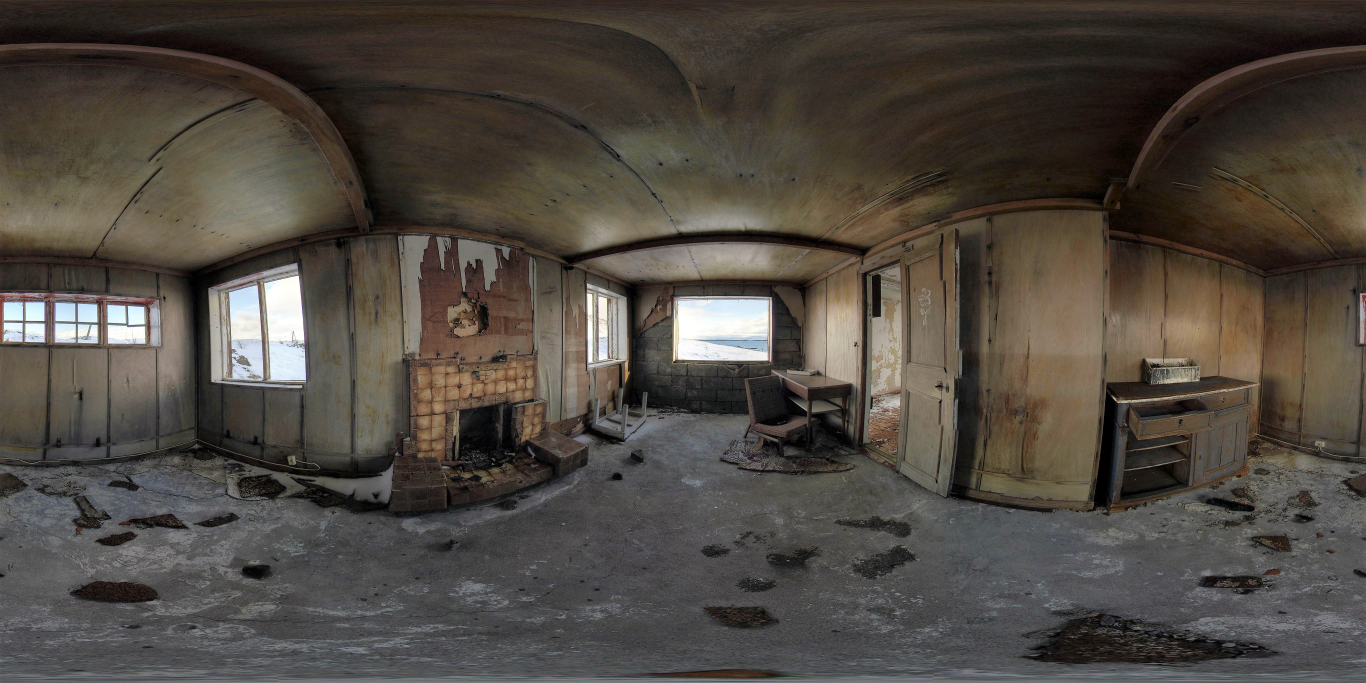
//> input picture 360.jpg, 4096 x 2048 px (shown at 1/3 size)
$ ./vec-360d   (built with g++ and OpenCV 4)
//> lines starting //> are read from the running program, lines starting //| are printed output that depends on the picture
### vec-360d.h
#define _USE_MATH_DEFINES
#include <cmath>
#include <iostream>
#include <opencv2/highgui.hpp>
#include <opencv2/core/core.hpp>

#include <vector>
#include <type_traits>
#include <iterator>
#include <tuple>
#include <vector>
#include <stdexcept>
#include <algorithm>
#include <cassert>

#define TYPE_VAR float

class NFOV
{
public:
    NFOV(int height, int width);
    void set_screen_points(int height, int width);
    void calcSphericaltoGnomonic(cv::Point_<TYPE_VAR> center_point);
    void bilinear_interpolation(cv::Mat &frame, cv::Mat &result);

private:
    int height, width;
    cv::Point_<TYPE_VAR> FOV = cv::Point_<TYPE_VAR>(0.45, 0.45);
    TYPE_VAR sin_cp_y, cos_cp_y;
    cv::Point_<TYPE_VAR> cp;
    std::vector<TYPE_VAR> xx, yy, x, y, rou;
    std::vector<TYPE_VAR> c, sin_c, cos_c;
    std::vector<TYPE_VAR> Lat, Lon;
};

namespace np
{
    template <typename it, typename T>
    void linspace(it start_in, it end_in, int num_in, std::vector<T> &out);

    template <typename T>
    void meshgrid(std::vector<T> &xgv, std::vector<T> &ygv, std::vector<T> &X, std::vector<T> &Y);

    template <typename T>
    void mul(std::vector<T> &result, std::vector<T> &X, T Y = 1, T Z = 0);

    template <typename T>
    void mul(std::vector<T> &result, std::vector<T> &X, std::vector<T> &Y, T Z = 0);

    template <typename T>
    void div(std::vector<T> &result, std::vector<T> &X, std::vector<T> &Y, T Z = 0);

    template <typename T>
    void add(std::vector<T> &result, std::vector<T> &X, std::vector<T> &Y, T Z = 0);

    template <typename T>
    void add(std::vector<T> &result, std::vector<T> &X, T Y, T Z = 0);

    template <typename T>
    void sub(std::vector<T> &result, std::vector<T> &X, std::vector<T> &Y, T Z = 0);

    template <typename T1, typename T2, typename T3>
    void sub(std::vector<T1> &result, std::vector<T2> &X, std::vector<T3> &Y);

    template <typename T>
    void pow(std::vector<T> &result, std::vector<T> &base, int exp);

    template <typename T>
    void sqrt(std::vector<T> &result, std::vector<T> &X);

    template <typename T>
    void op2(std::vector<T> &result, std::vector<T> &X, TYPE_VAR (*func)(TYPE_VAR));

    template <typename T>
    void atan(std::vector<T> &result, std::vector<T> &X);

    template <typename T>
    void atan2(std::vector<T> &result, std::vector<T> &Y, std::vector<T> &X);

    template <typename T>
    void asin(std::vector<T> &result, std::vector<T> &X);

    template <typename T>
    void acos(std::vector<T> &result, std::vector<T> &X);

    template <typename T>
    void op(std::vector<T> &result, std::vector<T> &X, TYPE_VAR (*func)(TYPE_VAR));

    template <typename T>
    void sin(std::vector<T> &result, std::vector<T> &X);

    template <typename T>
    void cos(std::vector<T> &result, std::vector<T> &X);

    template <typename T>
    void tan(std::vector<T> &result, std::vector<T> &X);

    template <typename T, typename T2>
    void cast(std::vector<T2> &result, std::vector<T> &X);

    template <typename T>
    void mod_1(std::vector<T> &result, std::vector<T> &X);

    template <typename T>
    void take(std::vector<cv::Vec3f> &result, cv::Mat &img, std::vector<T> &Idx);

    template <typename T>
    void floor(std::vector<T> &result, std::vector<T> &X);

    template <typename T>
    void round(std::vector<T> &result, std::vector<T> &X);
}

template <typename it, typename T>
void np::linspace(it start_in, it end_in, int num_in, std::vector<T> &out)
{
    out.clear();

    T start = static_cast<T>(start_in);
    T end = static_cast<T>(end_in);
    T num = static_cast<T>(num_in);

    if (num == 0)
    {
    }
    if (num == 1)
    {
        out.push_back(start);
    }

    T delta = (end - start) / (num - 1);
    for (int i = 0; i < num - 1; ++i)
    {
        out.push_back(start + delta * i);
    }
    out.push_back(end); // I want to ensure that start and end
                        // are exactly the same as the input
}

template <typename T>
void np::meshgrid(std::vector<T> &xgv, std::vector<T> &ygv, std::vector<T> &X, std::vector<T> &Y)
{
    cv::Mat_<TYPE_VAR> _xgv = cv::Mat_<TYPE_VAR>(xgv).reshape(1, 1);
    cv::Mat_<TYPE_VAR> _ygv = cv::Mat_<TYPE_VAR>(ygv).reshape(1, 1);
    cv::Mat_<TYPE_VAR> X_mat1f, Y_mat1f;
    cv::repeat(_xgv, _ygv.total(), 1, X_mat1f);
    X_mat1f = X_mat1f.reshape(1, 1);
    cv::repeat(_ygv.t(), 1, _xgv.total(), Y_mat1f);
    Y_mat1f = Y_mat1f.reshape(1, 1);
    cv::Mat_<TYPE_VAR>::iterator x_iter = X_mat1f.begin();
    cv::Mat_<TYPE_VAR>::iterator y_iter = Y_mat1f.begin();
    X.clear();
    Y.clear();
    while ((x_iter != X_mat1f.end()) && (y_iter != Y_mat1f.end()))
    {
        X.push_back(*x_iter);
        Y.push_back(*y_iter);
        x_iter++;
        y_iter++;
    }
}

template <typename T>
void np::mul(std::vector<T> &result, std::vector<T> &X, T Y, T Z)
{
    if (&result == &X)
    {
        for (typename std::vector<T>::iterator iter = X.begin(); iter != X.end(); iter++)
            *iter = *iter * Y + Z;
    }
    else
    {
        result.clear();
        for (typename std::vector<T>::iterator iter = X.begin(); iter != X.end(); iter++)
            result.push_back(*iter * Y + Z);
    }
}

template <typename T>
void np::mul(std::vector<T> &result, std::vector<T> &X, std::vector<T> &Y, T Z)
{
    assert(X.size() == Y.size());
    typename std::vector<T>::iterator x_iter = X.begin();
    typename std::vector<T>::iterator y_iter = Y.begin();
    if (&result == &X)
    {
        while ((x_iter != X.end()) && (y_iter != Y.end()))
        {
            *x_iter = *x_iter * *y_iter + Z;
            x_iter++;
            y_iter++;
        }
    }
    else
    {
        result.clear();
        while ((x_iter != X.end()) && (y_iter != Y.end()))
        {
            result.push_back(*x_iter * *y_iter + Z);
            x_iter++;
            y_iter++;
        }
    }
}

template <typename T>
void np::div(std::vector<T> &result, std::vector<T> &X, std::vector<T> &Y, T Z)
{
    assert(X.size() == Y.size());
    typename std::vector<T>::iterator x_iter = X.begin();
    typename std::vector<T>::iterator y_iter = Y.begin();
    if (&result == &X)
    {
        while ((x_iter != X.end()) && (y_iter != Y.end()))
        {
            assert(*y_iter != 0);
            *x_iter = *x_iter / *y_iter + Z;
            x_iter++;
            y_iter++;
        }
    }
    else
    {
        result.clear();
        while ((x_iter != X.end()) && (y_iter != Y.end()))
        {
            assert(*y_iter != 0);
            result.push_back(*x_iter / *y_iter + Z);
            x_iter++;
            y_iter++;
        }
    }
}

template <typename T>
void np::add(std::vector<T> &result, std::vector<T> &X, std::vector<T> &Y, T Z)
{
    assert(X.size() == Y.size());
    typename std::vector<T>::iterator x_iter = X.begin();
    typename std::vector<T>::iterator y_iter = Y.begin();
    if (&result == &X)
    {
        while ((x_iter != X.end()) && (y_iter != Y.end()))
        {
            *x_iter = *x_iter + *y_iter + Z;
            x_iter++;
            y_iter++;
        }
    }
    else
    {
        result.clear();

        while ((x_iter != X.end()) && (y_iter != Y.end()))
        {
            result.push_back(*x_iter + *y_iter + Z);
            x_iter++;
            y_iter++;
        }
    }
}

template <typename T>
void np::add(std::vector<T> &result, std::vector<T> &X, T Y, T Z)
{
    typename std::vector<T>::iterator x_iter = X.begin();
    if (&result == &X)
    {
        while (x_iter != X.end())
        {
            *x_iter = *x_iter + Y + Z;
            x_iter++;
        }
    }
    else
    {
        result.clear();
        while (x_iter != X.end())
        {
            result.push_back(*x_iter + Y + Z);
            x_iter++;
        }
    }
}

template <typename T1, typename T2, typename T3>
void np::sub(std::vector<T1> &result, std::vector<T2> &X, std::vector<T3> &Y)
{
    assert(X.size() == Y.size());
    typename std::vector<T2>::iterator x_iter = X.begin();
    typename std::vector<T3>::iterator y_iter = Y.begin();
    result.clear();
    while ((x_iter != X.end()) && (y_iter != Y.end()))
    {
        // std::cout << "x_iter\t" << static_cast<T1>(*x_iter) << "\ty_iter\t" << static_cast<T2>(*y_iter) << std::endl;
        result.push_back(static_cast<T1>(*x_iter) - static_cast<T1>(*y_iter));
        x_iter++;
        y_iter++;
    }
}

template <typename T>
void np::pow(std::vector<T> &result, std::vector<T> &X, int exp)
{
    if (&result == &X)
    {
        for (typename std::vector<T>::iterator iter = X.begin(); iter != X.end(); iter++)
        {
            *iter = static_cast<T>(std::pow(*iter, exp));
        }
    }
    else
    {
        result.clear();
        for (typename std::vector<T>::iterator iter = X.begin(); iter != X.end(); iter++)
        {
            result.push_back(static_cast<T>(std::pow(*iter, exp)));
        }
    }
}

template <typename T>
void np::sqrt(std::vector<T> &result, std::vector<T> &X)
{
    if (&result == &X)
    {
        for (typename std::vector<T>::iterator iter = X.begin(); iter != X.end(); iter++)
        {
            assert(*iter >= 0);
            *iter = static_cast<T>(std::sqrt(*iter));
        }
    }
    else
    {
        result.clear();
        for (typename std::vector<T>::iterator iter = X.begin(); iter != X.end(); iter++)
        {
            assert(*iter >= 0);
            result.push_back(static_cast<T>(std::sqrt(*iter)));
        }
    }
}

template <typename T>
void np::op2(std::vector<T> &result, std::vector<T> &X, TYPE_VAR (*func)(TYPE_VAR))
{
    if (&result == &X)
    {
        for (typename std::vector<T>::iterator iter = X.begin(); iter != X.end(); iter++)
        {
            assert((*iter <= 1) && (*iter >= -1));
            *iter = static_cast<T>(func(*iter));
        }
    }
    else
    {
        result.clear();
        for (typename std::vector<T>::iterator iter = X.begin(); iter != X.end(); iter++)
        {
            assert((*iter <= 1) && (*iter >= -1));
            result.push_back(static_cast<T>(func(*iter)));
        }
    }
}

template <typename T>
void np::atan(std::vector<T> &result, std::vector<T> &X)
{
    np::op<TYPE_VAR>(result, X, &std::atan);
}

template <typename T>
void np::atan2(std::vector<T> &result, std::vector<T> &Y, std::vector<T> &X)
{
    assert(X.size() == Y.size());
    typename std::vector<T>::iterator x_iter = X.begin();
    typename std::vector<T>::iterator y_iter = Y.begin();
    if (&result == &Y)
    {
        while ((x_iter != X.end()) && (y_iter != Y.end()))
        {
            *y_iter = static_cast<T>(std::atan2(*y_iter, *x_iter));
            x_iter++;
            y_iter++;
        }
    }
    else
    {
        result.clear();
        while ((x_iter != X.end()) && (y_iter != Y.end()))
        {
            assert(*x_iter != 0);
            result.push_back(static_cast<T>(std::atan2(*y_iter, *x_iter)));
            x_iter++;
            y_iter++;
        }
    }
}

template <typename T>
void np::asin(std::vector<T> &result, std::vector<T> &X)
{
    np::op2<TYPE_VAR>(result, X, &std::asin);
}

template <typename T>
// [4 lines left out: function acos, not called in this run]

template <typename T>
void np::op(std::vector<T> &result, std::vector<T> &X, TYPE_VAR (*func)(TYPE_VAR))
{
    if (&result == &X)
    {
        for (typename std::vector<T>::iterator iter = X.begin(); iter != X.end(); iter++)
        {
            *iter = static_cast<T>(func(*iter));
        }
    }
    else
    {
        result.clear();
        for (typename std::vector<T>::iterator iter = X.begin(); iter != X.end(); iter++)
        {
            result.push_back(static_cast<T>(func(*iter)));
        }
    }
}

template <typename T>
void np::sin(std::vector<T> &result, std::vector<T> &X)
{
    np::op<TYPE_VAR>(result, X, &std::sin);
}

template <typename T>
void np::cos(std::vector<T> &result, std::vector<T> &X)
{
    np::op<TYPE_VAR>(result, X, &std::cos);
}

template <typename T>
// [4 lines left out: function tan, not called in this run]

template <typename T, typename T2>
void np::cast(std::vector<T2> &result, std::vector<T> &X)
{
    result.clear();
    for (typename std::vector<T>::iterator iter = X.begin(); iter != X.end(); iter++)
    {
        result.push_back(static_cast<T2>(*iter));
    }
}

template <typename T>
void np::mod_1(std::vector<T> &result, std::vector<T> &X)
{
    if (&result == &X)
    {
        for (typename std::vector<T>::iterator iter = X.begin(); iter != X.end(); iter++)
        {
            *iter = static_cast<T>(*iter < 0 ? 1 + *iter : *iter);
        }
    }
    else
    {
        result.clear();
        for (typename std::vector<T>::iterator iter = X.begin(); iter != X.end(); iter++)
        {
            result.push_back(static_cast<T>(*iter < 0 ? 1 + *iter : *iter));
        }
    }
}

template <typename T>
void np::take(std::vector<cv::Vec3f> &result, cv::Mat &img, std::vector<T> &Idx)
{
    result.clear();
    cv::Mat temp;
    img.convertTo(temp, CV_32FC3);
    for (typename std::vector<T>::iterator iter = Idx.begin(); iter != Idx.end(); iter++)
    {
        result.push_back(temp.at<cv::Vec3f>(0, *iter));
    }
}

template <typename T>
void np::floor(std::vector<T> &result, std::vector<T> &X)
{
    np::op(result, X, &std::floor);
}

template <typename T>
// [4 lines left out: function round, not called in this run]

### vec-360d.cpp
#include "vec-360d.h"

template <typename T>
void print(std::vector<T> v, std::string s = "");

template <typename T>
void print(std::vector<T> v, std::string s)
{
    cv::Mat_<T> V = cv::Mat_<T>(v).reshape(1, 1);
    std::cout << s << "\t" << V << std::endl;
}

cv::Point_<TYPE_VAR> cp = cv::Point_<TYPE_VAR>(0., 0.);
cv::Point_<int> point = cv::Point_<int>(0, 0);
cv::Point_<TYPE_VAR> delta_position = cv::Point_<TYPE_VAR>(0., 0.);
bool pressed = false;

using namespace std;

struct shape
{
    int H, W, C;
};

void callback(int event, int x, int y, int, void *param)
{
    if (event == cv::EVENT_MOUSEMOVE) //finding first corner
    {
        shape *_shape = (shape *)param;
        // std::cout << "H : " << _shape->H << "  "
        //           << "W : " << _shape->W << "  "
        //           << "C : " << _shape->C << "  "
        //           << cv::Point_<int>(x, y) << std::endl;
        if (pressed)
        {
            // shape *_shape = (shape *)param;
            cp = cv::Point_<TYPE_VAR>(cp.x + static_cast<TYPE_VAR>(point.x - x) / static_cast<TYPE_VAR>(_shape->W), cp.y + static_cast<TYPE_VAR>(point.y - y) / static_cast<TYPE_VAR>(_shape->H));
            point = cv::Point_<int>(x, y);
        }
    }
    if (event == cv::EVENT_LBUTTONDOWN)
    {
        pressed = true;
        point = cv::Point_<int>(x, y);
    }

    else if (event == cv::EVENT_LBUTTONUP) //tracking mouse movement
    {
        pressed = false;
    }
}

int main()
{
    cv::Mat img_display;
    cv::Mat img = cv::imread(std::string("360.jpg"));
//> img is the input picture: 2048 rows x 4096 cols, CV_8UC3; mean B, G, R 65, 72.2, 78.6
    img.copyTo(img_display);
    cv::Mat temp;
    img.convertTo(temp, CV_32FC3);
    shape *_shape = new shape();
    _shape->H = img.rows;
    _shape->W = img.cols;
    _shape->C = img.channels();

    cv::namedWindow("A");
    cv::setMouseCallback("A", callback, (void *)_shape);
    // NFOV nfov = NFOV(3, 4);
    NFOV nfov = NFOV(400, 800);
    while (true)
    {
        // nfov.calcSphericaltoGnomonic(cv::Point2f(0.2, 0.9));
        std::cout << "cp  " << cp << std::endl;
        nfov.calcSphericaltoGnomonic(cp);
        nfov.bilinear_interpolation(img, img_display);
//> after the loop in take, `for (typename std::vector<T>::iterator iter = Idx.begin(); iter != Idx..`: result = 320000 items
//> the loop in bilinear_interpolation, `while (A_iter != A.end())` made 320000 passes
//> (AA, BB, CC, DD) on passes 1 to 3: ([6.67, 10.56, 12.05], [2.45, 3.84, 4.37], [20.96, 31.44, 35.86], [7.68, 11.42, 13]), ([11.86, 17.19, 20.45], [21.92, 34.7, 39.57], [1.09, 1.71, 2.05], [2.42, 3.63, 4.14]), ([20.67, 31, 36.69], [1.58, 2.49, 2.99], [16.11, 23.36, 27.79], [1.27, 2.01, 2.29])
//> after the loop in bilinear_interpolation, `while (A_iter != A.end())`: cnt = 320000
//> in bilinear_interpolation, `temp = temp.reshape(3, this->height);`:
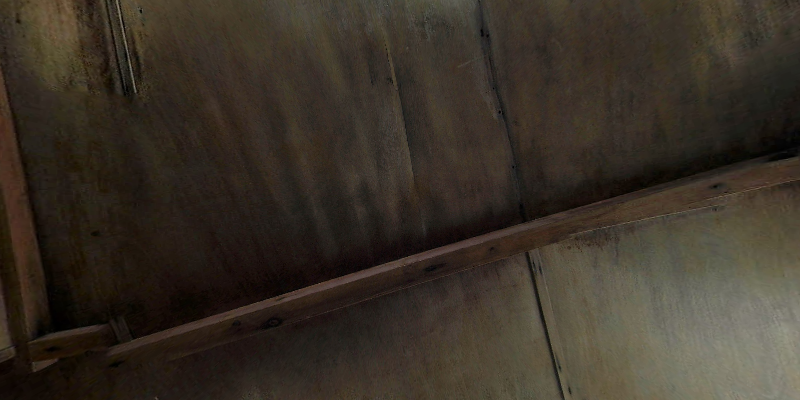
//> temp: 400 rows x 800 cols, CV_32FC3; mean B, G, R 39.8, 50, 58.2

        cv::imshow("A", img_display);

        unsigned char k = uchar(cv::waitKey(1));
//> the Esc key is pressed
        if (k == 27)
            break;
    }
    return 0;
}

NFOV::NFOV(int height, int width)
{
    this->set_screen_points(height, width);
}

void NFOV::set_screen_points(int height, int width)
{
    this->height = height;
    this->width = width;

    std::vector<TYPE_VAR> xx_lin, yy_lin;
    np::linspace<TYPE_VAR, TYPE_VAR>(0, 1, this->width, xx_lin);
    np::linspace<TYPE_VAR, TYPE_VAR>(0, 1, this->height, yy_lin);

    np::mul<TYPE_VAR>(xx_lin, xx_lin, 2, -1);
    np::mul<TYPE_VAR>(yy_lin, yy_lin, 2, -1);

    np::mul<TYPE_VAR>(xx_lin, xx_lin, M_PI * this->FOV.x);
    np::mul<TYPE_VAR>(yy_lin, yy_lin, M_PI_2 * this->FOV.y);

    np::meshgrid<TYPE_VAR>(xx_lin, yy_lin, this->xx, this->yy);
    std::vector<TYPE_VAR> xx_square_2, yy_square_2;
    np::pow<TYPE_VAR>(xx_square_2, this->xx, 2);
    np::pow<TYPE_VAR>(yy_square_2, this->yy, 2);
    np::add<TYPE_VAR>(this->rou, xx_square_2, yy_square_2);
    np::sqrt<TYPE_VAR>(this->rou, this->rou);

    np::atan<TYPE_VAR>(this->c, this->rou);
    np::sin<TYPE_VAR>(this->sin_c, this->c);
    np::cos<TYPE_VAR>(this->cos_c, this->c);
}

void NFOV::calcSphericaltoGnomonic(cv::Point_<TYPE_VAR> center_point)
{
    this->cp = cv::Point_<TYPE_VAR>((center_point.x * 2 - 1) * M_PI, (center_point.y * 2 - 1) * M_PI_2);
    // cout << this->cp << endl;

    this->sin_cp_y = sin(this->cp.y);
    this->cos_cp_y = cos(this->cp.y);

    std::vector<TYPE_VAR> lat, lon;

    std::vector<TYPE_VAR> sin_lat, cos_c_x_cp_y, yy_x_sin_c_rou;
    np::mul<TYPE_VAR>(yy_x_sin_c_rou, this->yy, this->sin_c);
    np::mul<TYPE_VAR>(yy_x_sin_c_rou, yy_x_sin_c_rou, this->cos_cp_y);
    np::div<TYPE_VAR>(yy_x_sin_c_rou, yy_x_sin_c_rou, this->rou);
    np::mul<TYPE_VAR>(cos_c_x_cp_y, this->cos_c, this->sin_cp_y);
    np::add<TYPE_VAR>(sin_lat, yy_x_sin_c_rou, cos_c_x_cp_y);
    np::asin<TYPE_VAR>(this->Lat, sin_lat);

    std::vector<TYPE_VAR> tan_lon, _Y, rou_x_cos_c_x_cos_cp_y, yy_x_sin_cp_y_x_sin_c, _X;
    np::mul<TYPE_VAR>(_Y, this->xx, this->sin_c);
    np::mul<TYPE_VAR>(rou_x_cos_c_x_cos_cp_y, this->rou, this->cos_cp_y);
    np::mul<TYPE_VAR>(rou_x_cos_c_x_cos_cp_y, rou_x_cos_c_x_cos_cp_y, this->cos_c);
    np::mul<TYPE_VAR>(yy_x_sin_cp_y_x_sin_c, this->yy, this->sin_cp_y);
    np::mul<TYPE_VAR>(yy_x_sin_cp_y_x_sin_c, yy_x_sin_cp_y_x_sin_c, this->sin_c);
    np::sub<TYPE_VAR, TYPE_VAR, TYPE_VAR>(_X, rou_x_cos_c_x_cos_cp_y, yy_x_sin_cp_y_x_sin_c);
    np::atan2<TYPE_VAR>(this->Lon, _Y, _X);

    np::mul<TYPE_VAR>(this->Lat, this->Lat, M_1_PI, 0.5);
    np::mul<TYPE_VAR>(this->Lon, this->Lon, M_1_PI / 2, 0.5 + this->cp.x * 0.5 * M_1_PI);
}

void NFOV::bilinear_interpolation(cv::Mat &frame, cv::Mat &result)
{
    if (&frame != &result)
        frame.copyTo(result);
    int frame_height = frame.rows;
    int frame_width = frame.cols;
    int frame_channel = frame.channels();

    std::vector<TYPE_VAR> uf, vf;

    np::mod_1<TYPE_VAR>(uf, this->Lon);
    np::mod_1<TYPE_VAR>(vf, this->Lat);
    np::mul<TYPE_VAR>(uf, uf, frame_width);
    np::mul<TYPE_VAR>(vf, vf, frame_height);

    std::vector<TYPE_VAR> _x0, _y0;
    std::vector<int> x0, y0, x2, y2, base_y0, base_y2, A_idx, B_idx, C_idx, D_idx;

    np::floor<TYPE_VAR>(_x0, uf);
    np::floor<TYPE_VAR>(_y0, vf);
    np::cast<TYPE_VAR, int>(x0, _x0);
    np::cast<TYPE_VAR, int>(y0, _y0);
    np::add<int>(x2, x0, 1);
    np::add<int>(y2, y0, 1);
    np::mul<int>(base_y0, y0, frame_width);
    np::mul<int>(base_y2, y2, frame_width);
    np::add<int>(A_idx, base_y0, x0);
    np::add<int>(B_idx, base_y2, x0);
    np::add<int>(C_idx, base_y0, x2);
    np::add<int>(D_idx, base_y2, x2);

    result = result.reshape(3, 1);
    std::vector<TYPE_VAR> wa, wa_1, wa_2, wb, wb_1, wb_2, wc, wc_1, wc_2, wd, wd_1, wd_2;
    np::sub<TYPE_VAR, int, TYPE_VAR>(wa_1, x2, uf);
    np::sub<TYPE_VAR, int, TYPE_VAR>(wa_2, y2, vf);
    np::mul<TYPE_VAR>(wa, wa_1, wa_2);
    np::sub<TYPE_VAR, int, TYPE_VAR>(wb_1, x2, uf);
    np::sub<TYPE_VAR, TYPE_VAR, int>(wb_2, vf, y0);
    np::mul<TYPE_VAR>(wb, wb_1, wb_2);
    np::sub<TYPE_VAR, TYPE_VAR, int>(wc_1, uf, x0);
    np::sub<TYPE_VAR, int, TYPE_VAR>(wc_2, y2, vf);
    np::mul<TYPE_VAR>(wc, wc_1, wc_2);
    np::sub<TYPE_VAR, TYPE_VAR, int>(wd_1, uf, x0);
    np::sub<TYPE_VAR, TYPE_VAR, int>(wd_2, vf, y0);
    np::mul<TYPE_VAR>(wd, wd_1, wd_2);

    std::vector<cv::Vec3f> A, B, C, D;
    np::take<int>(A, frame, A_idx);
    np::take<int>(B, frame, B_idx);
    np::take<int>(C, frame, C_idx);
    np::take<int>(D, frame, D_idx);
    std::vector<cv::Vec3f>::iterator A_iter = A.begin();
    std::vector<cv::Vec3f>::iterator B_iter = B.begin();
    std::vector<cv::Vec3f>::iterator C_iter = C.begin();
    std::vector<cv::Vec3f>::iterator D_iter = D.begin();
    std::vector<TYPE_VAR>::iterator wa_iter = wa.begin();
    std::vector<TYPE_VAR>::iterator wb_iter = wb.begin();
    std::vector<TYPE_VAR>::iterator wc_iter = wc.begin();
    std::vector<TYPE_VAR>::iterator wd_iter = wd.begin();
    cv::Mat temp = cv::Mat(1, this->height * this->width, CV_32FC3, 0.0f);

    int cnt = 0;
    while (A_iter != A.end())
    {
        cv::Vec3f AA = *A_iter * *wa_iter;
        cv::Vec3f BB = *B_iter * *wb_iter;
        cv::Vec3f CC = *C_iter * *wc_iter;
        cv::Vec3f DD = *D_iter * *wd_iter;
        temp.at<cv::Vec3f>(0, cnt++) = (AA + BB + CC + DD);
        A_iter++;
        B_iter++;
        C_iter++;
        D_iter++;
        wa_iter++;
        wb_iter++;
        wc_iter++;
        wd_iter++;
    }

    temp = temp.reshape(3, this->height);
    temp.convertTo(result, CV_8UC3);
}
